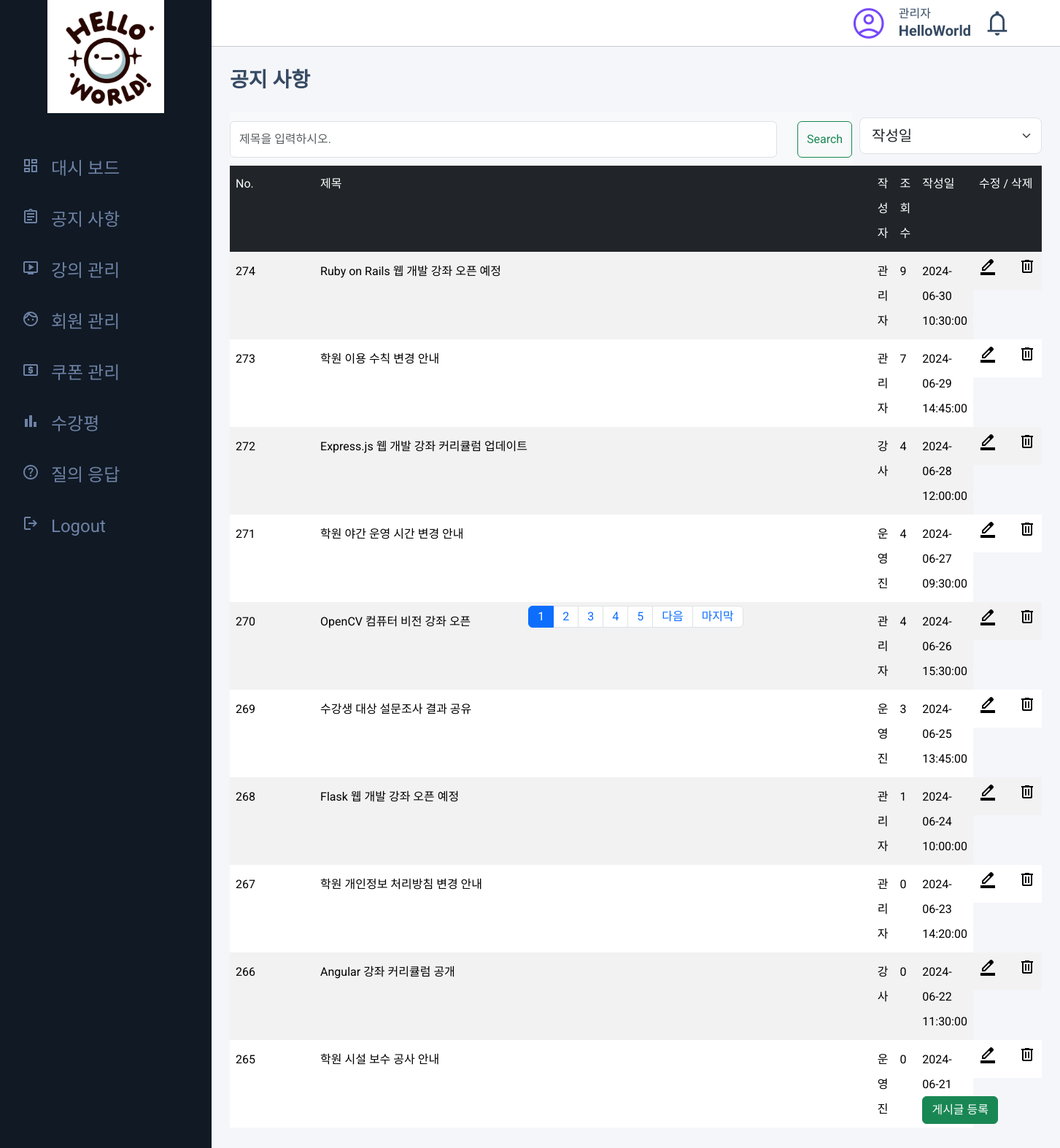
The page /announce/announce.php (signed in) on the database its author committed.
### tables this page shows
CREATE TABLE `notice` (
  `idx` int(11) NOT NULL,
  `title` varchar(30) NOT NULL,
  `name` varchar(100) NOT NULL,
  `view` varchar(1000) NOT NULL,
  `content` varchar(100) NOT NULL,
  `file` varchar(100) NOT NULL,
  `is_img` int(11) NOT NULL,
  `regdate` datetime DEFAULT NULL
);

### admin/inc/pagination.php (called while the page is built, shortened)
<?php
$pageNumber = $_GET['pageNumber'] ?? 1;
$pageCount = $_GET['pageCount'] ?? 10;
$startLimit = ($pageNumber -1)*$pageCount;
$endLimit = $pageCount ;

### announce/announce.php (the view, shortened to what this page needs)
<?php
include_once $_SERVER['DOCUMENT_ROOT'] . '/helloworld/inc/dbcon.php';
include_once $_SERVER['DOCUMENT_ROOT'] . '/helloworld/admin/inc/pagination.php';
$sql = "SELECT * FROM notice WHERE 1=1";
$keyword = isset($_GET['keyword']) ? $_GET['keyword'] : '';
$order_by = " ORDER BY idx DESC";
$sql .= $order_by;
$result_count = $mysqli->query($sql);
$totalcount = $result_count->num_rows;
$sql .= " LIMIT $startLimit, $endLimit";
$result = $mysqli->query($sql);
?>
<!DOCTYPE html>
<html lang="en">
  <head>
    <link
      rel="stylesheet"
      href="https://cdnjs.cloudflare.com/ajax/libs/normalize/8.0.1/normalize.min.css"
    />
    <link
      rel="stylesheet"
      href="https://cdnjs.cloudflare.com/ajax/libs/bootstrap/5.3.1/css/bootstrap.min.css"
    />
    <link
      rel="stylesheet"
      href="https://cdn.jsdelivr.net/npm/@tabler/icons-webfont@latest/tabler-icons.min.css"
    />
    <link
      rel="stylesheet"
      href="https://cdnjs.cloudflare.com/ajax/libs/jqueryui/1.13.2/themes/black-tie/jquery-ui.min.css"
    />
    <link rel="stylesheet" href="/helloworld/css/common.css" />
    <link rel="stylesheet" href="/helloworld/css/index.css" />
  </head>
  <body>
  <?php
    include_once $_SERVER['DOCUMENT_ROOT'] . '/helloworld/inc/header.php';
    ?>
            <h2>공지 사항</h2>
            <div class="bar-top d-flex">
              <nav class="navbar navbar-light bg-light">
                <div class="container-fluid">
                <form class="block-top d-flex" method="GET">
                  <input class="form-control me-2" type="text" name="keyword" placeholder="제목을 입력하시오." aria-label="Search" value="<?= $keyword ?>">
                  <button class="btn btn-outline-success" type="submit">Search</button>
                </form>
                </div>
              </nav>
              <select class="form-select form-select-lg mb-3" aria-label="Large select example" onchange="applyFilter('date', this.value)">
                <option value="">작성일</option>
            </select>
            </div>
            <table class="table table-hover table-striped">
              <thead class="table-dark">
                <tr>
                  <th scope="col">No.</th>
                  <th scope="col">제목</th>
                  <th scope="col">작성자</th>
                  <th scope="col">조회수</th>
                  <th scope="col">작성일</th>
                  <th scope="col">수정 / 삭제</th>
                </tr>
              </thead>
              <tbody>
              <?php
              while($row = $result->fetch_assoc()) {
                  $title=$row["title"];
              ?>
                <tr>
                  <th scope="row" class="no_th"><?= $row['idx'];?></th>
                  <td class="title_td"><a href="announce_detail.php?id=<?= $row['idx']; ?>"><?= $title; ?></a></td>
                  <td><?= $row['name'];?></td>
                  <td><?= $row['view'];?></td>
                  <td><?= $row['regdate'];?></td>
                  <td class="edit d-flex">
                  <a href="announce_modify.php?id=<?= $row['idx']; ?>" onclick="return confirm('정말 수정하시겠습니까?');">
                        <span class="material-symbols-outlined">
                        </span>
                    </a>
                    <a href="announce_delete.php?id=<?= $row['idx']; ?>" onclick="return confirm('정말 삭제하시겠습니까?');">
                        <span class="material-symbols-outlined">
                        </span>
                    </a>
                  </td>
                </tr>
              <?php
                  }
                ?>
              </tbody>
            </table>
          </div>
          <div class="d-flex justify-content-center">
              <ul class="pagination">
                <?php
                $block_ct = 5;
                $total_page = ceil($totalcount / $pageCount);
                $block_num = ceil($pageNumber / $block_ct);
                $block_start = (($block_num - 1) * $block_ct) + 1;
                $block_end = $block_start + $block_ct - 1;
                for ($i = $block_start; $i <= $block_end; $i++) {
                  if ($i == $pageNumber) {
                    echo "<li class=\"page-item active\"><a href=\"announce.php?pageNumber=$i&keyword=$keyword\" class=\"page-link\">$i</a></li>";
                  } else {
                    echo "<li class=\"page-item\"><a href=\"announce.php?pageNumber=$i&keyword=$keyword\" class=\"page-link\">$i</a></li>";
                  }
                }
                if ($pageNumber < $total_page) {
                  if ($block_end < $total_page) {
                    $next = $block_num * $block_ct + 1;
                    echo "<li class=\"page-item\"><a href=\"announce.php?pageNumber=$next&keyword=$keyword\" class=\"page-link\">다음</a></li>";
                  }
                  echo "<li class=\"page-item\"><a href=\"announce.php?pageNumber=$total_page&keyword=$keyword\" class=\"page-link\">마지막</a></li>";
                }
                ?>
              </ul>
            </div>
            <div class="c_button">
                <button class="btn_complete btn btn-success"><a href="/helloworld/announce/announce_write.php">게시글 등록</a></button>
              </div>
          <?php
include_once $_SERVER['DOCUMENT_ROOT'] . '/helloworld/inc/footer.php';
?>
  </body>
</html>

### css/common.css (style rules this page uses)
:root { --f-H2: 28px; --f-H1: 32px; --f-H3: 24px; --f-H4: 20px; --f-H5: 18px; --f-H6: 14px; --f-p: 16px; --c-background: #fff; --c-main: #f5f5f5; --c-sub: #11359a; --c-font: #364a63; --c-lightgray: #8094ae; --c-yellow: #f4bd0e; --c-lightblue: #09c2de; --c-lightgreen: #1ee0ac; --c-lightred: #e85347; --c-blue: #465fff; --c-button: #7749f8; --c-button-hover: #5227cc; --c-menu-font: #6e82a5; --c-menu-font-hover: #7f8dff; --c-menu-BG: #101924; --c-active-button: #798bff; --c-Nonactive-button: #6c757d; --c-complete-button: #28a745; --c-complete-button-hover: #079828; --c-cancle-button: #dc3545; --c-active-check-button: #499eed; --c-Nonactive-check-button: #8a8686; --c-contentBG: #f5f6fa; --c-space_updown: 30px; }
tr { line-height: 50px; }
h2 { font-size: var(--f-H2); font-weight: bold; margin-bottom: 30px; }
body { font-family: "Roboto", sans-serif; color: var(--c-font); }

### css/index.css (style rules this page uses)
ul { list-style-type: disc; }
.form-select { width: 500px; height: 60px; }

### announce/announce.php (style rules this page uses)
tr { line-height: 34px; }
.edit { gap: 30px; align-items: center; }
.block-top { gap: 20px; }
.container-fluid { padding: 0; }
.form-control { width: 750px; height: 50px; }
.form-select-lg { width: 250px; height: 50px; margin-top: 7px; }
.bar-top { justify-content: space-between; width: 100%; }
.pagination { position: absolute; top: 830px; justify-content: center; }
.c_button { position: absolute; right: 85px; bottom: 85px; }
.title_td { width: 800px; }
.no_th { width: 120px; }

### rows shown on the page
notice: idx "274", title "Ruby on Rails 웹 개발 강좌 오픈 예정", name "관리자", view "9", regdate "2024-06-30 10:30:00"
notice: idx "273", title "학원 이용 수칙 변경 안내", name "관리자", view "7", regdate "2024-06-29 14:45:00"
notice: idx "272", title "Express.js 웹 개발 강좌 커리큘럼 업데이트", name "강사", view "4", regdate "2024-06-28 12:00:00"
notice: idx "271", title "학원 야간 운영 시간 변경 안내", name "운영진", view "4", regdate "2024-06-27 09:30:00"
notice: idx "270", title "OpenCV 컴퓨터 비전 강좌 오픈", name "관리자", view "4", regdate "2024-06-26 15:30:00"
notice: idx "269", title "수강생 대상 설문조사 결과 공유", name "운영진", view "3", regdate "2024-06-25 13:45:00"
notice: idx "268", title "Flask 웹 개발 강좌 오픈 예정", name "관리자", view "1", regdate "2024-06-24 10:00:00"
notice: idx "267", title "학원 개인정보 처리방침 변경 안내", name "관리자", view "0", regdate "2024-06-23 14:20:00"
notice: idx "266", title "Angular 강좌 커리큘럼 공개", name "강사", view "0", regdate "2024-06-22 11:30:00"
notice: idx "265", title "학원 시설 보수 공사 안내", name "운영진", view "0", regdate "2024-06-21…"

### other values the page prints
$_SESSION['AUNAME'] "HelloWorld"
